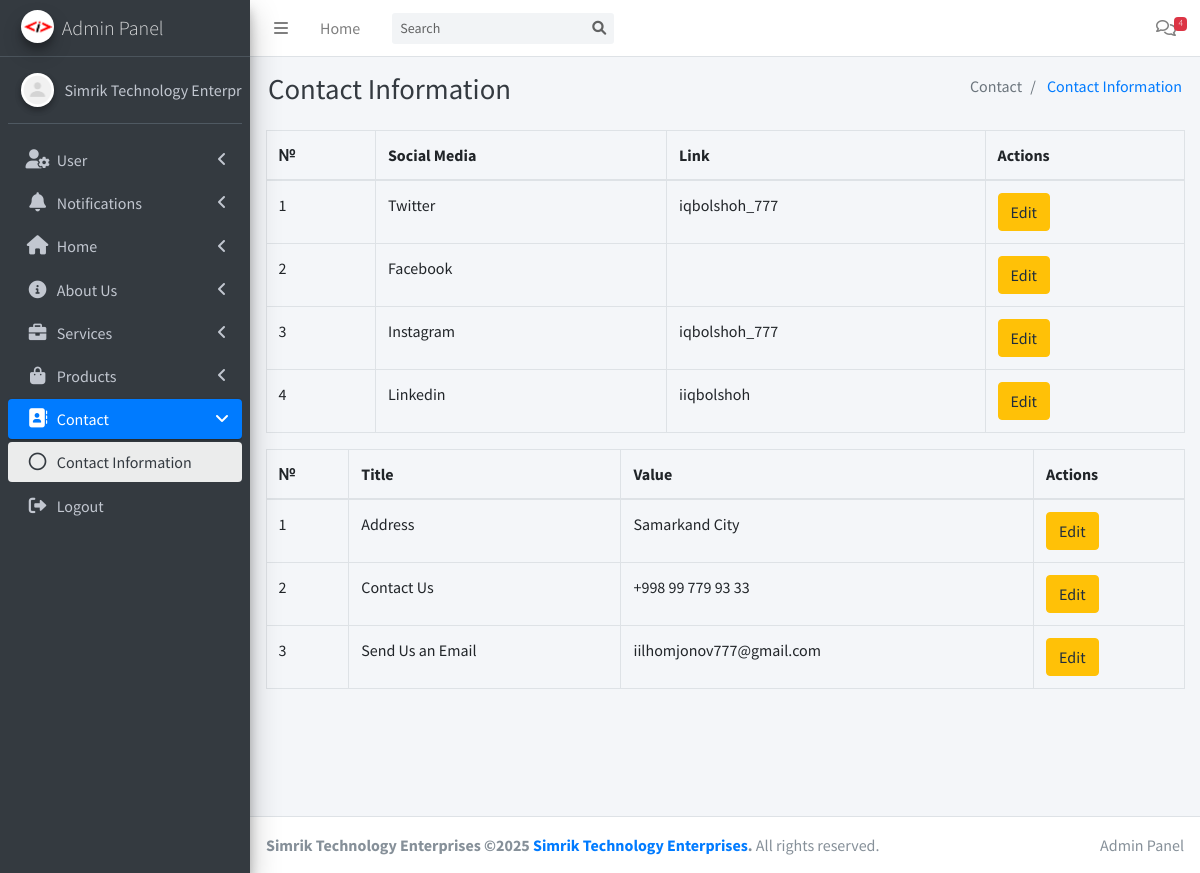
Screenshot of /admin/contact.php (signed in) with the database file from the repository.
### tables this page shows
CREATE TABLE contact (
    id INT AUTO_INCREMENT PRIMARY KEY,
    twitter VARCHAR(255),
    facebook VARCHAR(255),
    instagram VARCHAR(255),
    linkedin VARCHAR(255)
);

CREATE TABLE contact_box (
    id INT AUTO_INCREMENT PRIMARY KEY,
    title VARCHAR(255),
    value VARCHAR(255),
    icon VARCHAR(255)
);

### config.php (called while the page is built, shortened)
<?php
class Database
{
    private $conn;
    public function __construct()
    {
        $servername = "localhost";
        $username = "root";
        $password = "";
        $dbname = "pragatin_simriktechnp";
        $this->conn = new mysqli($servername, $username, $password, $dbname);
    }
    public function executeQuery($sql)
    {
        $result = $this->conn->query($sql);
        return $result;
    }
    public function select($table, $columns = "*", $condition = "")
{
    $sql = "SELECT $columns FROM $table $condition";
    $result = $this->executeQuery($sql);
    $data = [];
    while ($row = $result->fetch_assoc()) {
        $data[] = $row;
    }
    return $data;
}
}

### admin/check.php (called while the page is built, shortened)
<?php
include '../config.php';
$query = new Database();

### admin/contact.php (the view, shortened to what this page needs)
<?php include 'check.php'; ?>
<?php
$contact = $query->select('contact', "*")[0];
$contact_box = $query->select('contact_box', "*");
?>
<!DOCTYPE html>
<html lang="en">
<head>
    <link href="../assets/vendor/bootstrap-icons/bootstrap-icons.css" rel="stylesheet">
    <?php include 'includes/css.php'; ?>
</head>
<body class="hold-transition sidebar-mini">
    <div class="wrapper">
        <?php include 'includes/header.php' ?>
        <div class="content-wrapper">
            <section class="content">
                <div class="container-fluid">
                    <table class="table table-bordered">
                        <thead>
                            <tr>
                                <th>№</th>
                                <th>Social Media</th>
                                <th>Link</th>
                                <th>Actions</th>
                            </tr>
                        </thead>
                        <tbody>
                            <?php
                            $socials = ['twitter', 'facebook', 'instagram', 'linkedin'];
                            foreach ($socials as $index => $social) {
                                $socialLink = $contact[$social] ?? '';
                                ?>
                                <tr>
                                    <td><?php echo ($index + 1); ?></td>
                                    <td><?php echo ucfirst($social); ?></td>
                                    <td><?php echo $socialLink; ?></td>
                                    <td>
                                        <button class='btn btn-warning' data-bs-toggle='modal'
                                            data-bs-target='#contactModal-<?php echo $index; ?>'>Edit</button>
                                    </td>
                                </tr>
                            <?php } ?>
                        </tbody>
                    </table>
                    <table class="table table-bordered">
                        <thead>
                            <tr>
                                <th>№</th>
                                <th>Title</th>
                                <th>Value</th>
                                <th>Actions</th>
                            </tr>
                        </thead>
                        <tbody>
                            <?php foreach ($contact_box as $index => $box) { ?>
                                <tr>
                                    <td><?= $index + 1 ?></td>
                                    <td><?= htmlspecialchars($box['title']) ?></td>
                                    <td><?= htmlspecialchars($box['value']) ?></td>
                                    <td>
                                        <button class='btn btn-warning' data-bs-toggle='modal'
                                            data-bs-target='#contactBoxModal-<?= $box['id'] ?>'>Edit</button>
                                    </td>
                                </tr>
                            <?php } ?>
                        </tbody>
                    </table>
                </div>
            </section>
        </div>
        <?php include 'includes/footer.php'; ?>
    </div>
</body>
</html>

### rows the page displays
contact: twitter "iqbolshoh_777", instagram "iqbolshoh_777", linkedin "iiqbolshoh"
contact_box: title "Address", value "Samarkand City"
contact_box: title "Contact Us", value "+998 99 779 93 33"
contact_box: title "Send Us an Email", value "iilhomjonov777@gmail.com"

### other values shown
$message_count "4"
$pageTitle "Contact Information"
$item['title'] "Contact"
$item['title'] "Contact Information"
$menuItem['menuTitle'] "User"
$menuItem['menuTitle'] "Notifications"
$menuItem['menuTitle'] "Home"
$menuItem['menuTitle'] "About Us"
$menuItem['menuTitle'] "Services"
$menuItem['menuTitle'] "Products"
$menuItem['menuTitle'] "Contact"
$page['title'] "Contact Information"
$social "Twitter"
$social "Facebook"
$social "Instagram"
